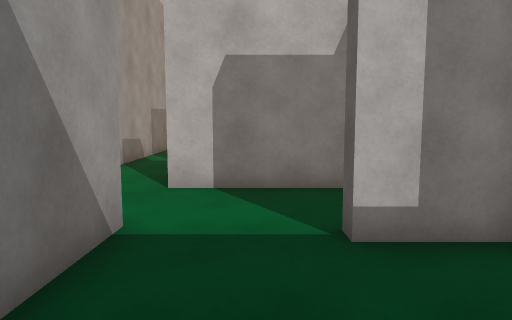
view 1 (above)

24 first-person views from a walk through a scene from a Unity 3-D project. The camera is 1.2 m above the floor, tilts 6° down and sees 70° across. The floor is counted in squares, 1 m on a side. Each view is taken from the middle of a square. On the plan, view 1 faces up. The plan holds only what a view shows up to about 15 squares ahead; the rest is blank. The place goes on beyond the plan. The player is left out. Some animated figures are not drawn.

view 2
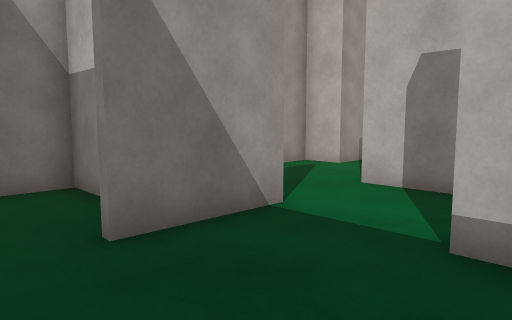

view 3
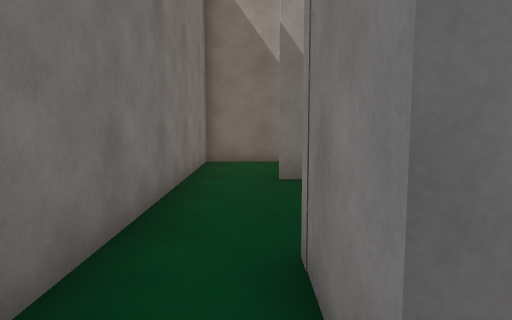

view 4
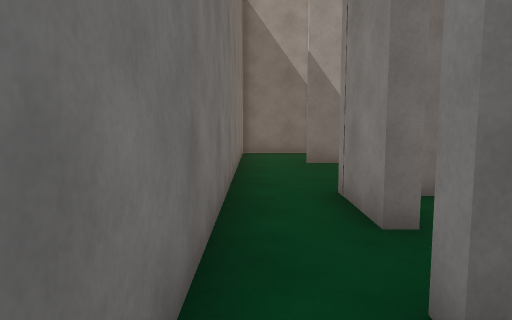

view 5
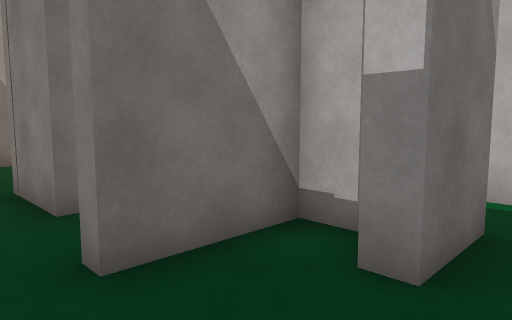

view 6
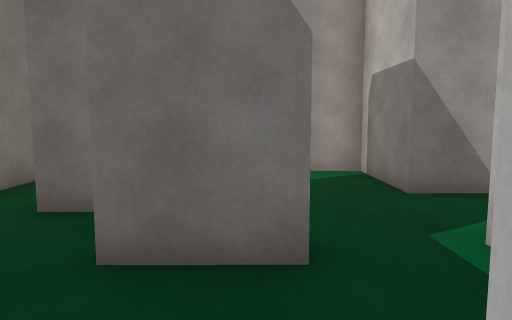

view 7
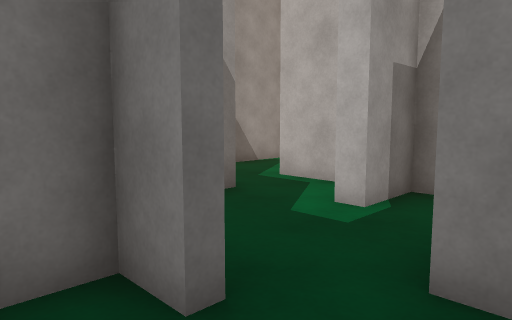

view 8
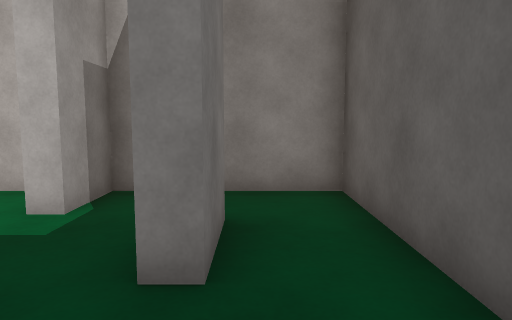

view 9
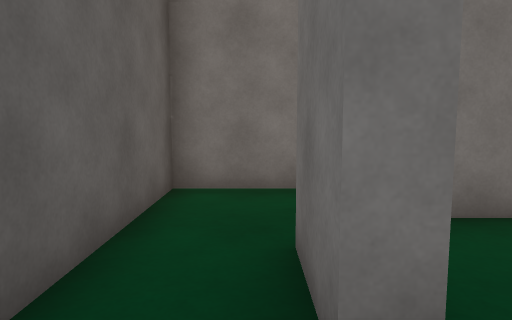

view 10
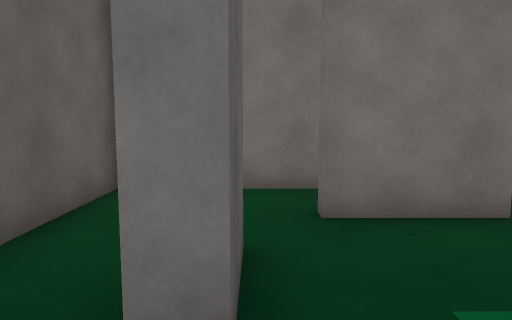

view 11
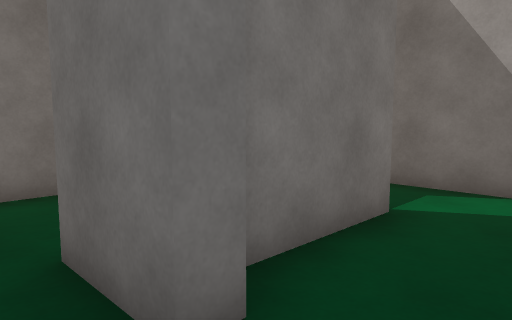

view 12
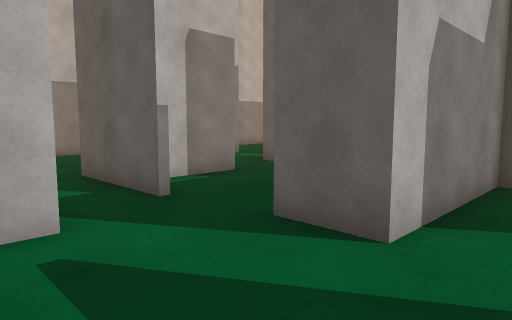

view 13
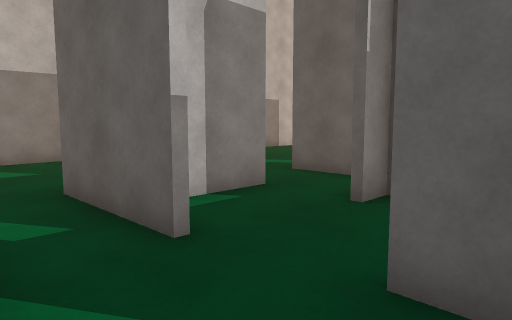

view 14
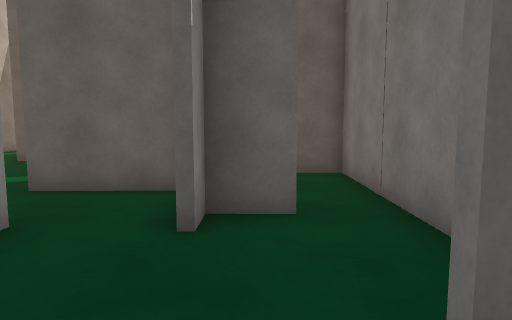

view 15
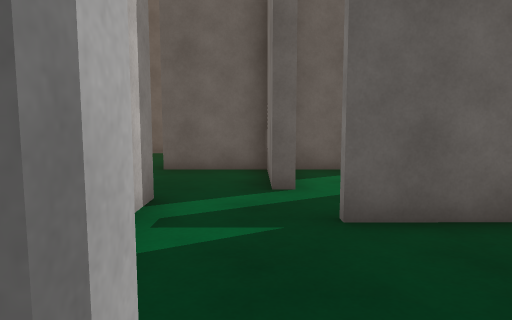

view 16
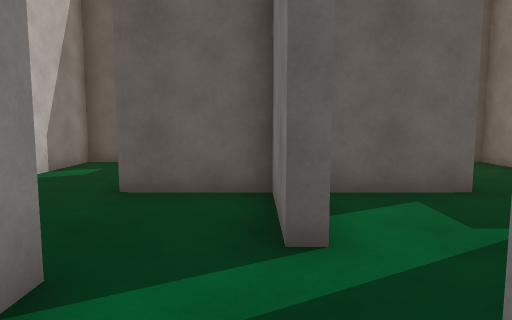

view 17
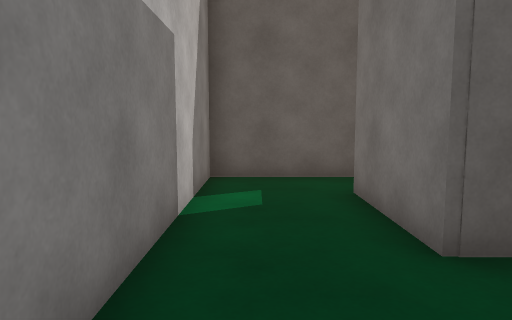

view 18
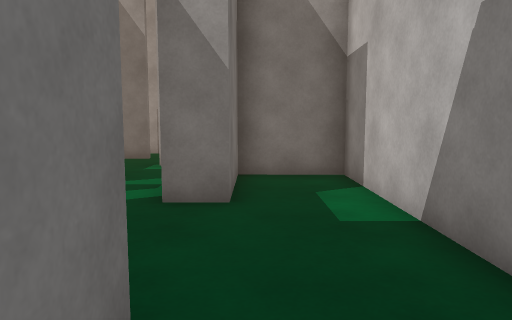

view 19
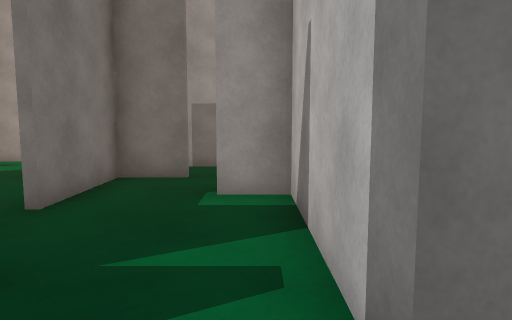

view 20
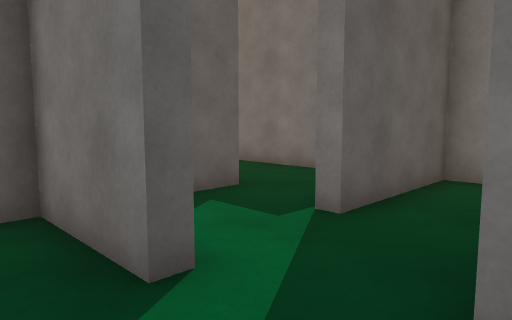

view 21
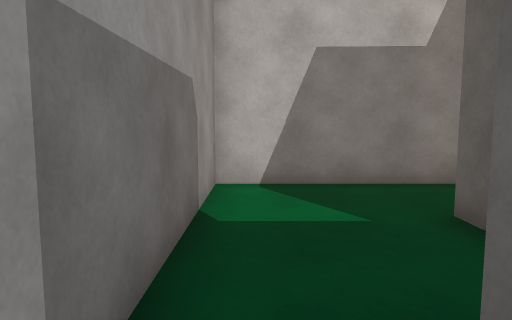

view 22
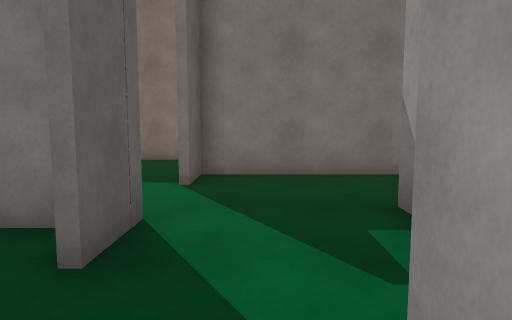

view 23
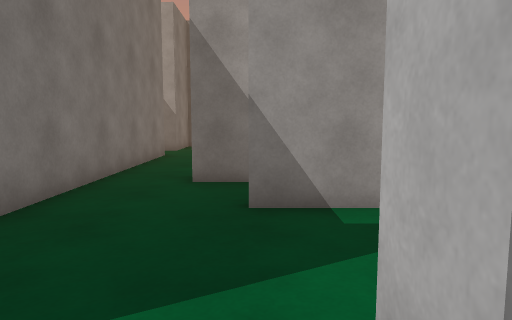

view 24
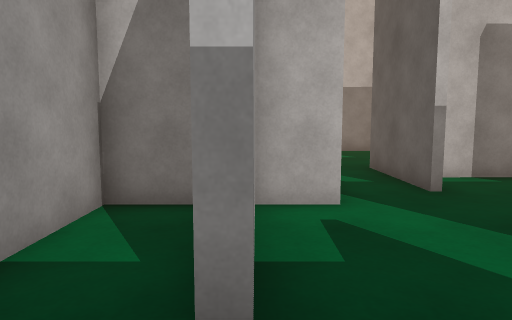

### Floor plan
Ten units are one square. View 1 is at (0, 0); x grows to the right and y downward. Boxes are objects, and circles mark ways between rooms. Rooms are numbered by the first view taken in them; rooms with no view inside come last. Other rooms are left out.
<svg viewBox="-80 -195 240 205">
<path fill="none" stroke="#000" d="M27 -36 9 -36M50 -14 28 -14M-15 -42 -16 -14M-38 -23 -50 -23 -50 5 64 5M90 -26 85 -26M64 5 89 5M82 -36 72 -36 72 -12 68 -12M90 -44 90 -26M119 -63 115 -63 115 -47 109 -47M131 -26 131 -44M98 -15 122 -15M136 -26 131 -26M122 -15 122 -12 113 -12 113 -3M118 5 155 5 155 -24M131 -44 136 -44 136 -26M155 -24 155 -63 134 -63M-9 -70 25 -70M-38 -104 -38 -92 -50 -92 -50 -59M17 -84 17 -97 8 -97M9 -36 9 -40M29 -66 -16 -66 -16 -82M-56 -27 -16 -27 -16 -42M11 -118 -10 -118M54 -132 54 -137 81 -137 81 -163 113 -163M33 -115 33 -130M10 -190 -38 -190 -38 -104M-18 -135 -18 -120 11 -120M-20 -102 -20 -135M81 -102 81 -131M25 -70 54 -70 54 -109 60 -109M129 -158 129 -190 18 -190 18 -166 47 -166 47 -156 0 -156 1 -144 -5 -144 -5 -167M52 -39 66 -39M50 -19 50 -14M59 -66 32 -66 32 -26M85 -44 90 -44M100 -63 84 -63M66 -39 80 -39M-59 -92 -72 -92 -72 -46M-66 -27 -56 -27M33 -103 33 -115"/>
<circle cx="70" cy="-5" r="3" fill="#2a7"/>
<circle cx="-5" cy="-40" r="3" fill="#2a7"/>
<circle cx="60" cy="-20" r="3" fill="#2a7"/>
<circle cx="100" cy="-20" r="3" fill="#2a7"/>
<circle cx="120" cy="-20" r="3" fill="#2a7"/>
<circle cx="130" cy="-55" r="3" fill="#2a7"/>
<circle cx="90" cy="-55" r="3" fill="#2a7"/>
<circle cx="145" cy="-35" r="3" fill="#2a7"/>
<circle cx="-30" cy="-110" r="3" fill="#2a7"/>
<circle cx="30" cy="-80" r="3" fill="#2a7"/>
<circle cx="-50" cy="-45" r="3" fill="#2a7"/>
<circle cx="10" cy="-110" r="3" fill="#2a7"/>
<circle cx="20" cy="-120" r="3" fill="#2a7"/>
<circle cx="60" cy="-55" r="3" fill="#2a7"/>
<text x="10" y="-10">1</text>
<text x="80" y="-10">2</text>
<text x="110" y="-40">3</text>
<text x="140" y="-10">4</text>
<text x="140" y="-50">5</text>
<text x="-20" y="-70">6</text>
<text x="30" y="-150">7</text>
<text x="50" y="-40">8</text>
<text x="80" y="-60">9</text>
<text x="-60" y="-60">10</text>
<text x="10" y="-110">11</text>
</svg>
Room 1 opens to room 2. Room 1 opens to room 6. Room 1 opens to room 8. Room 2 opens to room 3. Room 3 opens to room 4. Room 3 opens to room 5. Room 3 opens to room 9. Room 4 opens to room 5. Room 6 opens to room 7. Room 6 opens to room 10. Room 6 opens to room 11. Room 7 opens to room 11. Room 8 opens to room 9.

Where each view was taken, in squares from view 1:
view 1: 0 up, 0 right, facing up
view 2: 0 up, 2 right, facing up-left
view 3: 1 up, 6 right, facing left
view 4: 0 up, 9 right, facing left
view 5: 0 up, 10 right, facing up-left
view 6: 4 up, 12 right, facing left
view 7: 0 up, 14 right, facing up-left
view 8: 0 up, 14 right, facing up
view 9: 6 up, 14 right, facing down
view 10: 6 up, 13 right, facing down
view 11: 6 up, 10 right, facing down-left
view 12: 5 up, 5 left, facing up-right
view 13: 7 up, 4 left, facing up-right
view 14: 9 up, 3 left, facing right
view 15: 14 up, 1 left, facing right
view 16: 14 up, 2 right, facing right
view 17: 18 up, 5 right, facing right
view 18: 17 up, 10 right, facing left
view 19: 15 up, 6 right, facing left
view 20: 15 up, 3 right, facing down-right
view 21: 12 up, 3 left, facing up
view 22: 11 up, 3 left, facing down
view 23: 6 up, 0 right, facing left
view 24: 4 up, 5 left, facing up
